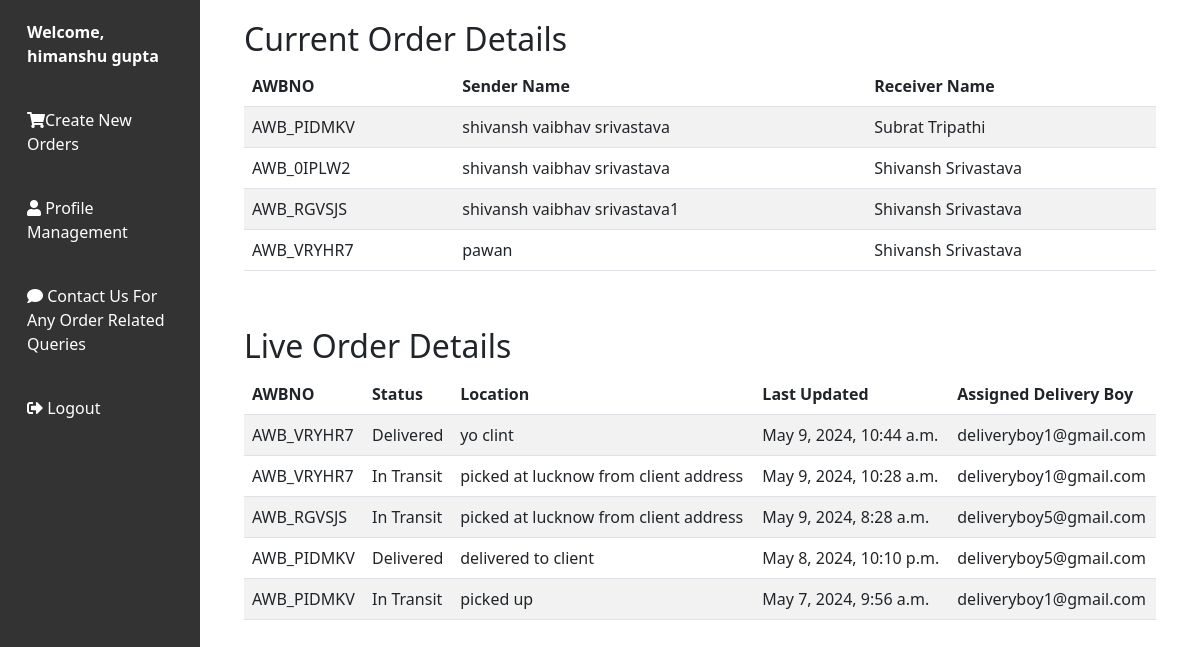
/userManagement/user_dashboard/ (signed in), run on the app's committed database.
### BranchesInfo/models.py (models this page shows, shortened)
class Data_Records(models.Model):
    AWBNO = models.CharField(max_length=10, primary_key=True)
    Sender_Name = models.CharField(max_length=100, null=True)
    Sender_Address = models.CharField(max_length=100, null=True)
    Sender_Contact_No = models.CharField(max_length=15, null=True)
    Sender_City = models.CharField(max_length=30, null=True)
    sender_state = models.CharField(max_length=30, null=True)
    Receiver_Name = models.CharField(max_length=100, null=False)
    Receiver_Address = models.CharField(max_length=100, null=True)
    Receiver_Contact_No = models.CharField(max_length=15, null=True)
    Receiver_City = models.CharField(max_length=30, null=True)
    receiver_state = models.CharField(max_length=30, null=True)
    Book_date = models.DateTimeField(null=False)
    Weight = models.CharField(max_length=10, null=True)
    Distance = models.DecimalField(max_digits=10, decimal_places=2, null=True)
    Price = models.CharField(max_length=10, null=True)
    POD_Flag = models.CharField(max_length=20, null=True)
    Print_Flag = models.CharField(max_length=20, null=True)
    Pin_Number = models.CharField(max_length=10, null=True)
    State = models.CharField(max_length=30, null=True)
    Country = models.CharField(max_length=30, null=True)
    Sender_Branch_CD = models.IntegerField(null=True)
    Receiver_Branch_CD  = models.IntegerField(null=True)
    Type = models.CharField(max_length=50, null=True)
    Payment_Method = models.CharField(max_length=50)
    Client_Id = models.ForeignKey(Client, on_delete=models.CASCADE, related_name='client_orders', null=True)
    Alert_Flag = models.CharField(max_length=20, null=True)
    order_type = models.CharField(max_length=30, null=True)

### packetTrackingSystem/models.py (models this page shows, shortened)
class Live_Updates(models.Model):
    AWBNO = models.CharField(max_length=50)
    transit_status = models.CharField(max_length=100, default='Not Picked Up From Source.')
    update_location = models.CharField(max_length=100)
    last_update_time = models.DateTimeField(null=False)
    Delivery_Boy_Name = models.CharField(max_length=100, null=True)

### userManagement/views.py (the view)
# urls.py: path('user_dashboard/', views.user_dashboard, name='user_dashboard'),
def user_dashboard(request):
    try:
        session_id = request.session.get('Client_Id')
        username = request.session.get('Client_Name')
        if session_id is not None:
            print("Session ID of the user from dashboard function :", session_id)
            print("Session username of the user from dashboard function :", username)
            user_orders = Data_Records.objects.filter(Client_Id=session_id)
            live_updates = Live_Updates.objects.filter(AWBNO__in=[order.AWBNO for order in user_orders]).order_by('-last_update_time')
            return render(request, 'user_dashboard.html', {'user_orders': user_orders, 'username': username, 'live_updates': live_updates})
    except KeyError:
        print("Session key not found")
    return redirect('user_login_form')

### userManagement/templates/user_dashboard.html (shortened to what this page needs)
<!DOCTYPE html>
<html lang="en">
    {% load static %}
<head>
    <link href="https://cdnjs.cloudflare.com/ajax/libs/bootstrap/5.3.0/css/bootstrap.min.css" rel="stylesheet">
</head>
<body>
    <div class="container-fluid">
        <div class="row">
            <nav class="col-md-3 col-lg-2 d-md-block sidebar">
                <div class="user-info">
                    Welcome, {{ username }}
                </div>
                <a href="{% url 'userManagement:client_order'%}"><i class="fas fa-shopping-cart"></i>Create New Orders</a>
                <a href="{% url 'userManagement:profile_management' %}"><i class="fas fa-user"></i> Profile Management</a>
                <a href="{% url 'userManagement:feedback'%}"><i class="fas fa-comment"></i> Contact Us For Any Order Related Queries</a>
                <a href="{% url 'userManagement:logout_view' %}" class="logout"><i class="fas fa-sign-out-alt"></i> Logout</a>
            </nav>
            <main class="col-md-9 ms-sm-auto col-lg-10 px-md-4">
<div class="order-details">
    <h2>Current Order Details</h2>
    {% if user_orders %}
    <div class="table-responsive">
        <table class="table table-striped">
            <thead>
                <tr>
                    <th>AWBNO</th>
                    <th>Sender Name</th>
                    <th>Receiver Name</th>
                </tr>
            </thead>
            <tbody>
                {% for order in user_orders %}
                <tr>
                    <td>{{ order.AWBNO }}</td>
                    <td>{{ order.Sender_Name }}</td>
                    <td>{{ order.Receiver_Name }}</td>
                </tr>
                {% empty %}
                <tr>
                    <td colspan="3">No current orders found.</td>
                </tr>
                {% endfor %}
            </tbody>
        </table>
    </div>
    {% else %}
    <p>No current orders found.</p>
    {% endif %}
</div>
<div class="order-details">
    <h2>Live Order Details</h2>
    <div class="table-responsive">
        <table class="table table-striped">
            <thead>
                <tr>
                    <th>AWBNO</th>
                    <th>Status</th>
                    <th>Location</th>
                    <th>Last Updated</th>
                    <th>Assigned Delivery Boy</th>
                </tr>
            </thead>
            <tbody>
                {% for update in live_updates %}
                <tr>
                    <td>{{ update.AWBNO }}</td>
                    <td>{{ update.transit_status }}</td>
                    <td>{{ update.update_location }}</td>
                    <td>{{ update.last_update_time }}</td>
                    <td>{{ update.Delivery_Boy_Name }}</td>
                </tr>
                {% empty %}
                <tr>
                    <td colspan="4">No live updates available.</td>
                </tr>
                {% endfor %}
            </tbody>
        </table>
    </div>
</div>
            </main>
        </div>
    </div>
    <link href="https://cdnjs.cloudflare.com/ajax/libs/font-awesome/5.15.4/css/all.min.css" rel="stylesheet">
</body>
</html>

### userManagement/templates/user_dashboard.html (style rules this page uses)
.sidebar { background-color: #333; color: #fff; height: 100vh; position: fixed; top: 0; left: 0; overflow-y: auto; }
.sidebar a { padding: 20px 15px; text-decoration: none; color: #fff; display: block; }
.logout { padding: 20px 15px; text-decoration: none; color: #fff; display: block; }
.user-info { padding: 20px 15px; font-weight: bold; }
.order-details { padding: 20px; }

### data on the page
Data_Records: AWBNO "AWB_PIDMKV", Sender_Name "shivansh vaibhav srivastava", Receiver_Name "Subrat Tripathi"
Data_Records: AWBNO "AWB_0IPLW2", Sender_Name "shivansh vaibhav srivastava", Receiver_Name "Shivansh Srivastava"
Data_Records: AWBNO "AWB_RGVSJS", Sender_Name "shivansh vaibhav srivastava1", Receiver_Name "Shivansh Srivastava"
Data_Records: AWBNO "AWB_VRYHR7", Sender_Name "pawan", Receiver_Name "Shivansh Srivastava"
Live_Updates: AWBNO "AWB_VRYHR7", transit_status "Delivered", update_location "yo clint", last_update_time "May 9, 2024, 10:44 a.m.", Delivery_Boy_Name "deliveryboy1@gmail.com"
Live_Updates: AWBNO "AWB_VRYHR7", transit_status "In Transit", update_location "picked at lucknow from client address", last_update_time "May 9, 2024, 10:28 a.m.", Delivery_Boy_Name "deliveryboy1@gmail.com"
Live_Updates: AWBNO "AWB_RGVSJS", transit_status "In Transit", update_location "picked at lucknow from client address", last_update_time "May 9, 2024, 8:28 a.m.", Delivery_Boy_Name "deliveryboy5@gmail.com"
Live_Updates: AWBNO "AWB_PIDMKV", transit_status "Delivered", update_location "delivered to client", last_update_time "May 8, 2024, 10:10 p.m.", Delivery_Boy_Name "deliveryboy5@gmail.com"
Live_Updates: AWBNO "AWB_PIDMKV", transit_status "In Transit", update_location "picked up", last_update_time "May 7, 2024, 9:56 a.m.", Delivery_Boy_Name "deliveryboy1@gmail.com"

### other printed values
{{ username }} "himanshu gupta"
